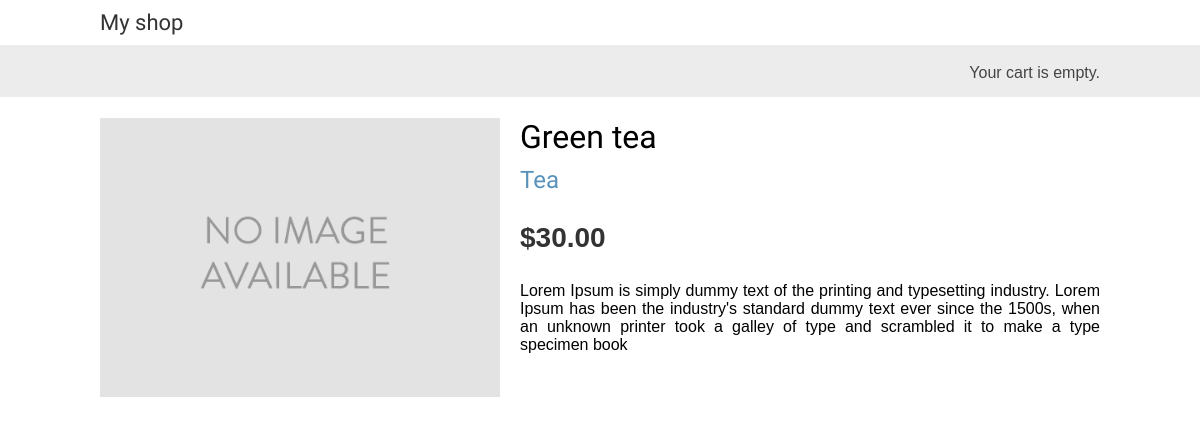
Page /1/green-tea/ on the committed database.
### shop/models.py (models this page shows, shortened)
class Product(models.Model):
    category=models.ForeignKey(Category,
                               related_name='product',
                               on_delete=models.CASCADE)
    name= models.CharField(max_length=200)
    slug=models.SlugField(max_length=200)
    image=models.ImageField(upload_to='product/%Y/%m/%d',blank=True)
    description=models.TextField(blank=True)
    price=models.DecimalField(max_digits=10,decimal_places=2)
    available=models.BooleanField(default=True)
    created=models.DateField(auto_now_add=True)
    updated=models.DateField(auto_now=True)
    class Meta:
        ordering=['name']
        indexes=[
            models.Index(fields=['id','slug']),
            models.Index(fields=['name']),
            models.Index(fields=['-created']),
        ]

class Category(models.Model):
    name=models.CharField(max_length=200)
    slug=models.SlugField(max_length=200,unique=True)
    class Meta:
        ordering=['name']
        indexes=[
            models.Index(fields=['name']),
        ]
        verbose_name='category'
        verbose_name_plural='categories'
    def __str__(self):
        return self.name
    def get_absolute_url(self):
        return reverse("shop:product_list_by_category",args=[self.slug])

### shop/views.py (the view)
# urls.py: path('<int:id>/<slug:slug>/',views.product_detail,name='product_detail'),
def product_detail(request,id,slug):
    product=get_object_or_404(Product,id=id,slug=slug,available=True)
    return render(request,'shop/product/detail.html',{'product':product})

### shop/templates/shop/product/detail.html (shortened to what this page needs)
{% extends "shop/base.html" %}
{% load static %}
{% block content %}
 <div class="product-detail">
 <img src="{% if product.image %}{{ product.image.url }}{% else %}
 {% static "img/no_image.png" %}{% endif %}">
 <h1>{{ product.name }}</h1>
 <h2>
 <a href="{{ product.category.get_absolute_url }}">
 {{ product.category }}
 </a>
 </h2>
 <p class="price">${{ product.price }}</p>
 {{ product.description|linebreaks }}
 </div>
{% endblock %}

### shop/static/css/base.css (style rules this page uses)
body { margin:0; padding:0; font-family:helvetica, sans-serif; }
h1, h2, h3, h4, h5 , h6 { font-family: 'Ubuntu', sans-serif; font-weight:normal; }
a { text-decoration:none; color:#5993bb; }
.product-detail { text-align:justify; }
.product-detail .price { color:#333; font-size:28px; font-weight:bold; }
.product-detail img { width:40%; float:left; padding:0 20px 20px 0; }
.product-detail h1 { margin-bottom:0; }
.product-detail h2 { margin-top:10px; }

### rows in the picture
Product: name "Green tea", category "Tea", price "30.00", description "Lorem Ipsum is simply dummy text of the printing and typesetting industry. Lorem Ipsum has been the industry's standard dummy text ever since the 1500s, when an unknown printer took a galley of type and scrambled it to make a type specimen book"
